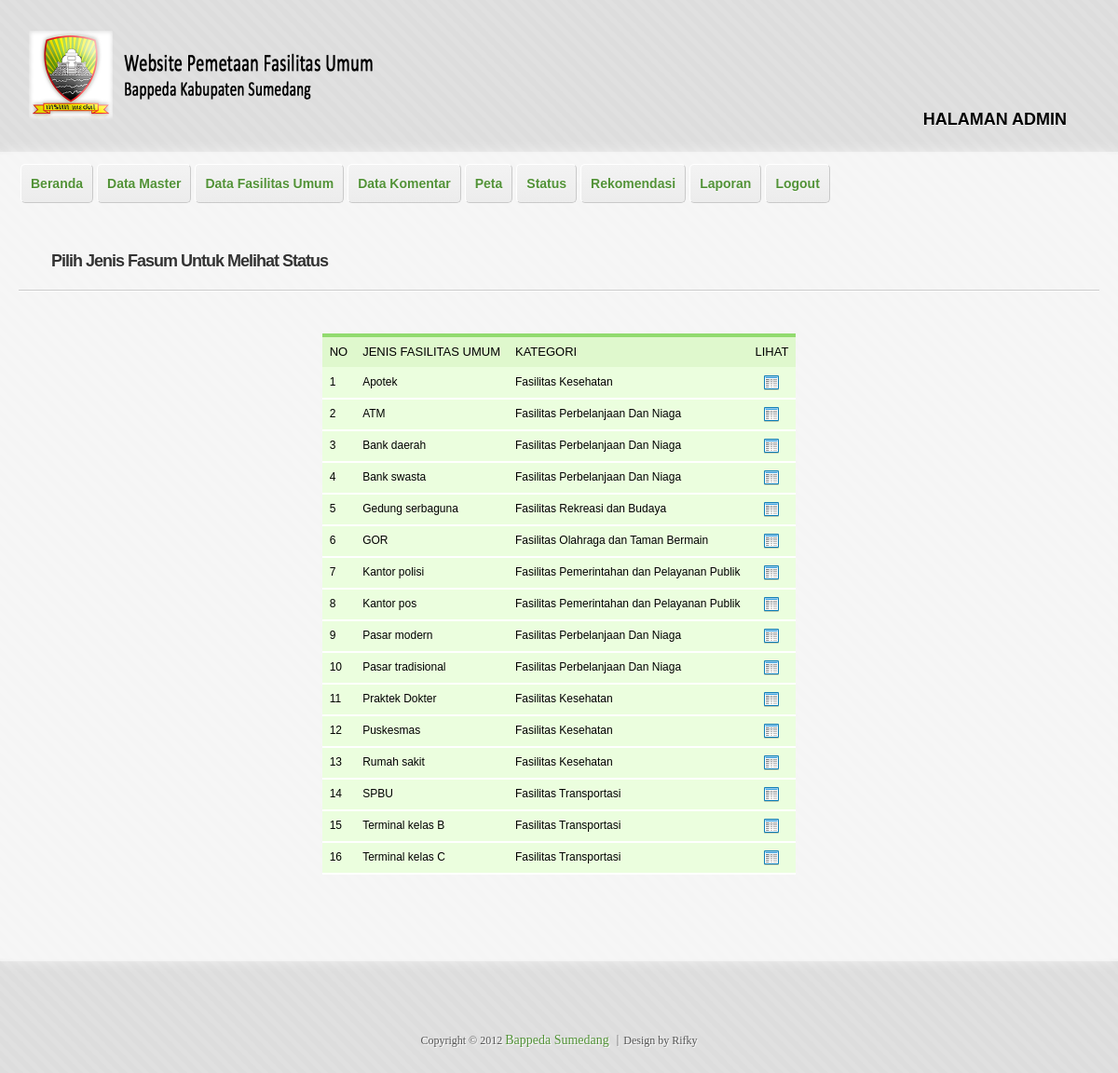
Page /admin/status.php (signed in) on the committed database.
### tables this page shows
CREATE TABLE IF NOT EXISTS `jenis_fasum` (
  `id_jenis` int(2) NOT NULL AUTO_INCREMENT,
  `jenis_fasum` varchar(30) NOT NULL,
  `id_kategori` int(2) NOT NULL,
  `keterangan` text NOT NULL,
  `icon` varchar(150) NOT NULL,
  PRIMARY KEY (`id_jenis`),
  KEY `id_kategori` (`id_kategori`)
);

CREATE TABLE IF NOT EXISTS `kategori_fasum` (
  `id_kategori` int(2) NOT NULL AUTO_INCREMENT,
  `nama_kategori` varchar(50) NOT NULL,
  PRIMARY KEY (`id_kategori`)
);

### admin/status.php (the view, shortened to what this page needs)
<?php
	if(isset($_SESSION['sudahlogin']))
	{
?>
<!doctype html>
<html lang="id">
<head>
	<?php
	include("lib_func.php");
	?>
    <link href="style.css" rel="stylesheet" />
</head>
<body>
<div id="wrapper">
    <header id="header" class="clearfix" role="banner">
    </header>
<div id="main" class="clearfix">
    <nav id="menu" class="clearfix" role="navigation">
    </nav>
    <div id="content" role="main">
        <article class="post">
            <h2 class="entry-title"><a href="#">Pilih Jenis Fasum Untuk Melihat Status</a></h2><hr />
            <div class="entry-content">
<div align="center">
		<table class="tabel">
        <thead>
        <th col="col">NO</th>
        <th col="col">JENIS FASILITAS UMUM</th>
        <th col="col">KATEGORI</th>
        <th col="col">LIHAT</th>
        </thead>
        <tbody>
		  <?php
		  	$link=koneksi_db();
			$sql="select j.*,k.* from jenis_fasum j, kategori_fasum k where j.id_kategori=k.id_kategori order by jenis_fasum";
			$res=mysql_query($sql,$link);
			$n=0;
		  	while($data=mysql_fetch_array($res)){
				$n++;
		  ?>
		  	<tr>
		  	   <td><?php echo $n;?></td>
		  	   <td><?php echo $data['jenis_fasum'];?></td>
		  	   <td><?php echo $data['nama_kategori'];?></td>
               <td align="center"><a href="status2.php?id_jenis=<?php echo $data['id_jenis'];?>"><img src="../images/view.png" border="0"></a></td>
		  	</tr>
		  <?php
		  	}
		  ?>
        </tbody>
		</table>
        </div>
            </div>
            </div>
    </div>
</div>
    <footer id="footer">
    <footer id="footer"a align="center">
    </footer>
</body>
</html>
<?php
	}
	else
		header("Location: haruslogin.php");
?>

### admin/style.css (style rules this page uses)
html, body, div, span, object, iframe, h1, h2, h3, h4, h5, h6, p, blockquote, pre, abbr, address, cite, code, del, dfn, em, img, ins, kbd, q, samp, small, strong, sub, sup, var, b, i, dl, dt, dd, ol, ul, li, fieldset, form, label, legend, table, caption, tbody, tfoot, thead, tr, th, td, article, aside, canvas, details, figcaption, figure, footer, header, hgroup, menu, nav, section, summary, time, mark, audio, video { margin: 0; padding: 0; font-size: 100%; vertical-align: top; border-top-width: 0; border-right-width: 0; border-bottom-width: 0; border-left-width: 0; border-top-color: #000; border-right-color: #000; border-bottom-color: #000; border-left-color: #000; }
article, aside, details, figcaption, figure, footer, header, hgroup, menu, nav, section { display: block; }
.clearfix:before, .clearfix:after { content: ""; display: table; }
.clearfix:after { clear: both; }
.clearfix { zoom: 1; }
body { background-image: url(../images/bg.png); background-repeat: repeat; background-attachment: fixed; }
html { overflow-y: scroll; -webkit-text-size-adjust: 100%; -ms-text-size-adjust: 100%; }
#wrapper { width: 100%; }
a { color: #529237; text-decoration: none; -webkit-transition: all 100ms linear; transition: all 100ms linear; }
p, dl, hr, h1, h2, h3, ol, ul, dd, pre, table, fieldset { margin-bottom: 20px; }
h1, h2, h3, h4, h5, h6 { font-family: 'Droid Serif', sans-serif; text-shadow: 0 1px 0 #fff; }
h2 { font-size: 26px; }
.tabel { font-family: "Lucida Sans Unicode", "Lucida Grande", Sans-Serif; font-size: 12px; margin: 45px; text-align: left; border-collapse: collapse; }
.tabel th { font-size: 13px; font-weight: normal; padding: 8px; background-color: #dff8cd ; border-top-width: 4px; border-bottom-width: 1px; border-top-style: solid; border-bottom-style: solid; border-top-color: #92DB6F; border-bottom-color: #fff; }
.tabel td { padding: 8px; background:#ebfede; border-bottom: 2px solid #fff; border-top: 2px solid transparent; }
b, strong, th { font-weight: bold; }
hr { display: block; height: 0px; border: 0; border-top: 1px solid #ccc; border-bottom: 1px solid rgba(255, 255, 255, 0.6); margin: 20px 0; padding: 0; }
#header { padding: 0px 10px 5px; }
#main { background: rgba(255, 255, 255, 0.7); width: 100%; -webkit-box-shadow: 0px 0px 0px 3px rgba(255, 255, 255, 0.5), 0px 0px 15px rgba(255, 255, 255, 0.8); -moz-box-shadow: 0px 0px 0px 3px rgba(255, 255, 255, 0.5), 0px 0px 15px rgba(255, 255, 255, 0.8); box-shadow: 0px 0px 0px 3px rgba(255, 255, 255, 0.5), 0px 0px 15px rgba(255, 255, 255, 0.8); }
#content { float: left; width:100%; padding:25px 0 ; }
#menu { margin-top: 0; margin-right: 0; margin-bottom: 12px; margin-left: 12px; padding:10px; }
.post { padding: 20px; }
.post:first-of-type { padding-top: 0; }
.post .entry-title { margin-bottom: 10px; margin-left:35px; }
.post .entry-title a { color: #333; display: block; font-size: 18px; font-weight: bold; letter-spacing: -1px; -webkit-transition: color 150ms ease-in-out; transition: color 150ms ease-in-out; }
#footer { color: #555; padding: 40px 20px; text-shadow: 1px 1px 0px #fff; font: 12px 'Droid Serif', Georgia, serif; }

### rows in the picture
jenis_fasum: jenis_fasum "Apotek", id_kategori.nama_kategori "Fasilitas Kesehatan"
jenis_fasum: jenis_fasum "ATM", id_kategori.nama_kategori "Fasilitas Perbelanjaan Dan Niaga"
jenis_fasum: jenis_fasum "Bank daerah", id_kategori.nama_kategori "Fasilitas Perbelanjaan Dan Niaga"
jenis_fasum: jenis_fasum "Bank swasta", id_kategori.nama_kategori "Fasilitas Perbelanjaan Dan Niaga"
jenis_fasum: jenis_fasum "Gedung serbaguna", id_kategori.nama_kategori "Fasilitas Rekreasi dan Budaya"
jenis_fasum: jenis_fasum "GOR", id_kategori.nama_kategori "Fasilitas Olahraga dan Taman Bermain"
jenis_fasum: jenis_fasum "Kantor polisi", id_kategori.nama_kategori "Fasilitas Pemerintahan dan Pelayanan Publik"
jenis_fasum: jenis_fasum "Kantor pos", id_kategori.nama_kategori "Fasilitas Pemerintahan dan Pelayanan Publik"
jenis_fasum: jenis_fasum "Pasar modern", id_kategori.nama_kategori "Fasilitas Perbelanjaan Dan Niaga"
jenis_fasum: jenis_fasum "Pasar tradisional", id_kategori.nama_kategori "Fasilitas Perbelanjaan Dan Niaga"
jenis_fasum: jenis_fasum "Praktek Dokter", id_kategori.nama_kategori "Fasilitas Kesehatan"
jenis_fasum: jenis_fasum "Puskesmas", id_kategori.nama_kategori "Fasilitas Kesehatan"
jenis_fasum: jenis_fasum "Rumah sakit", id_kategori.nama_kategori "Fasilitas Kesehatan"
jenis_fasum: jenis_fasum "SPBU", id_kategori.nama_kategori "Fasilitas Transportasi"
jenis_fasum: jenis_fasum "Terminal kelas B", id_kategori.nama_kategori "Fasilitas Transportasi"
jenis_fasum: jenis_fasum "Terminal kelas C", id_kategori.nama_kategori "Fasilitas Transportasi"
